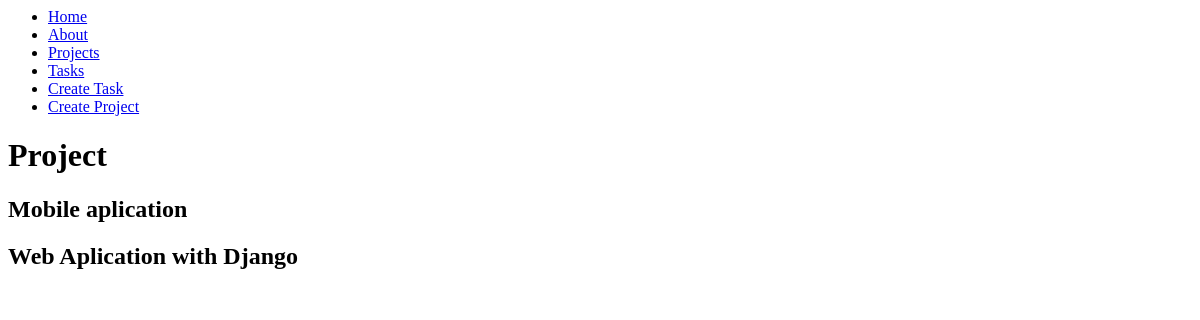
Page /project/ on the earlier database version.
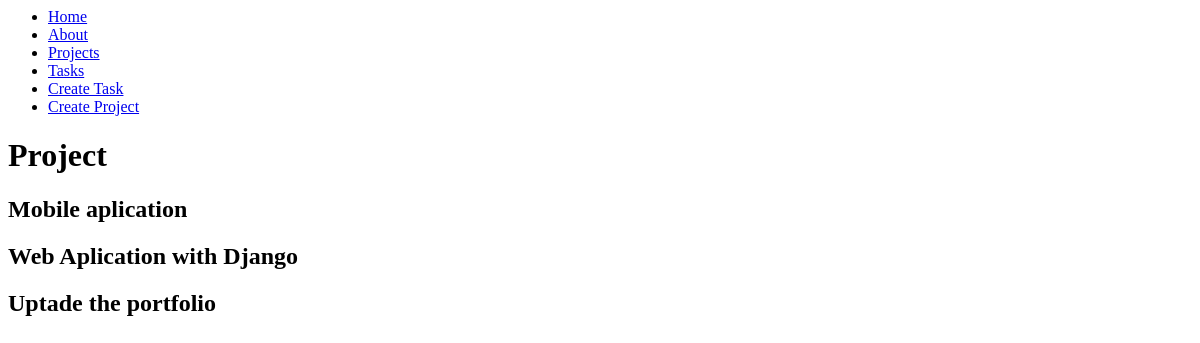
Same page on the later database version.
### myapp/models.py (models this page shows, shortened)
class Project(models.Model):
    name = models.CharField(max_length=200)

### myapp/views.py (the view)
# urls.py: path('project/', views.project),
def project(request):
    project = Project.objects.all()
    return render(request,'projects/project.html',{
        'project':project
    })

### myapp/templates/projects/project.html
{% extends 'layouts/base.html' %}
{% block content %}
<h1>Project</h1>
{% for project in project %}
<article>
    <h2>{{project.name}}</h2>
</article>
{% endfor %}
{% endblock %}

Differences in the rows shown:
added Project: name "Uptade the portfolio"
